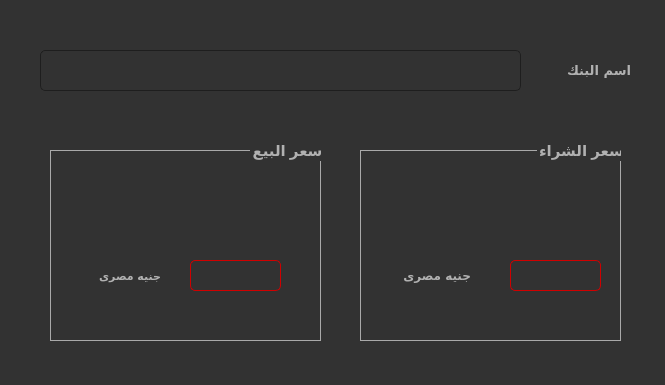
<?xml version="1.0" encoding="UTF-8"?>
<ui version="4.0">
 <class>Form</class>
 <widget class="QWidget" name="Form">
  <property name="enabled">
   <bool>true</bool>
  </property>
  <property name="geometry">
   <rect>
    <x>0</x>
    <y>0</y>
    <width>665</width>
    <height>385</height>
   </rect>
  </property>
  <property name="windowTitle">
   <string>Form</string>
  </property>
  <property name="styleSheet">
   <string notr="true">
QComboBox {
    selection-background-color: #48433a;
    background-color:#48433a;
    border-style: solid;
    border: 1px solid #1e1e1e;
    border-radius: 5;
}

QComboBox:hover,
QPushButton:hover {
    border: 2px solid QLinearGradient( x1: 0, y1: 0, x2: 0, y2: 1, stop: 0 #ffa02f, stop: 1 #d7801a);
}

QComboBox:on {
    padding-top: 3px;
    padding-left: 4px;
    background-color: #48433a;
    selection-background-color: #48433a;
}

QComboBox QAbstractItemView {
    border: 2px solid darkgray;
    selection-background-color: #605271;
}

QComboBox::drop-down {
    subcontrol-origin: padding;
    subcontrol-position: top right;
    width: 15px;
    border-left-width: 0px;
    border-left-color: #48433a;
    border-left-style: solid;
    /* just a single line */
    border-top-right-radius: 3px;
    /* same radius as the QComboBox */
    border-bottom-right-radius: 3px;
}

QComboBox::down-arrow {
    image: url(:/dark_orange/img/down_arrow.png);
}
QWidget {
    color: #b1b1b1;
    background-color: #323232;
}

QWidget:item:hover {
    background-color: QLinearGradient( x1: 0, y1: 0, x2: 0, y2: 1, stop: 0 #ffa02f, stop: 1 #ca0619);
    color: #000000;
}

QWidget:item:selected {
    background-color: QLinearGradient( x1: 0, y1: 0, x2: 0, y2: 1, stop: 0 #ffa02f, stop: 1 #d7801a);
}

QGroupBox {
    border: 1px solid darkgray;
    margin-top: 10px;
}

QGroupBox:focus {
    border: 1px solid darkgray;
}</string>
  </property>
  <widget class="QComboBox" name="comboBox">
   <property name="geometry">
    <rect>
     <x>40</x>
     <y>50</y>
     <width>481</width>
     <height>41</height>
    </rect>
   </property>
  </widget>
  <widget class="QGroupBox" name="groupBox">
   <property name="geometry">
    <rect>
     <x>50</x>
     <y>140</y>
     <width>271</width>
     <height>201</height>
    </rect>
   </property>
   <property name="font">
    <font>
     <pointsize>11</pointsize>
     <weight>75</weight>
     <bold>true</bold>
    </font>
   </property>
   <property name="layoutDirection">
    <enum>Qt::RightToLeft</enum>
   </property>
   <property name="title">
    <string>سعر البيع</string>
   </property>
   <widget class="QLabel" name="label_3">
    <property name="geometry">
     <rect>
      <x>140</x>
      <y>120</y>
      <width>91</width>
      <height>31</height>
     </rect>
    </property>
    <property name="font">
     <font>
      <family>Arial Black</family>
      <pointsize>9</pointsize>
      <weight>75</weight>
      <bold>true</bold>
     </font>
    </property>
    <property name="styleSheet">
     <string notr="true">border-style: solid;
    border: 1px solid #d10000;
    border-radius: 5;</string>
    </property>
    <property name="text">
     <string/>
    </property>
   </widget>
   <widget class="QLabel" name="label_5">
    <property name="geometry">
     <rect>
      <x>10</x>
      <y>120</y>
      <width>101</width>
      <height>31</height>
     </rect>
    </property>
    <property name="font">
     <font>
      <family>MS Gothic</family>
      <pointsize>8</pointsize>
      <weight>75</weight>
      <bold>true</bold>
     </font>
    </property>
    <property name="text">
     <string>جنيه مصرى</string>
    </property>
   </widget>
  </widget>
  <widget class="QGroupBox" name="groupBox_2">
   <property name="geometry">
    <rect>
     <x>360</x>
     <y>140</y>
     <width>261</width>
     <height>201</height>
    </rect>
   </property>
   <property name="font">
    <font>
     <pointsize>11</pointsize>
     <weight>75</weight>
     <bold>true</bold>
    </font>
   </property>
   <property name="layoutDirection">
    <enum>Qt::RightToLeft</enum>
   </property>
   <property name="title">
    <string>سعر الشراء</string>
   </property>
   <widget class="QLabel" name="label_2">
    <property name="geometry">
     <rect>
      <x>150</x>
      <y>120</y>
      <width>91</width>
      <height>31</height>
     </rect>
    </property>
    <property name="font">
     <font>
      <family>Arial Black</family>
      <pointsize>9</pointsize>
      <weight>75</weight>
      <bold>true</bold>
     </font>
    </property>
    <property name="styleSheet">
     <string notr="true">border-style: solid;
    border: 1px solid #d10000;
    border-radius: 5;</string>
    </property>
    <property name="text">
     <string/>
    </property>
   </widget>
   <widget class="QLabel" name="label_4">
    <property name="geometry">
     <rect>
      <x>10</x>
      <y>120</y>
      <width>101</width>
      <height>31</height>
     </rect>
    </property>
    <property name="font">
     <font>
      <family>MS Gothic</family>
      <weight>75</weight>
      <bold>true</bold>
     </font>
    </property>
    <property name="text">
     <string>جنيه مصرى</string>
    </property>
   </widget>
  </widget>
  <widget class="QLabel" name="label">
   <property name="geometry">
    <rect>
     <x>540</x>
     <y>50</y>
     <width>91</width>
     <height>41</height>
    </rect>
   </property>
   <property name="font">
    <font>
     <family>Baskerville Old Face</family>
     <pointsize>10</pointsize>
     <weight>75</weight>
     <bold>true</bold>
    </font>
   </property>
   <property name="text">
    <string>اسم البنك</string>
   </property>
  </widget>
 </widget>
 <resources/>
 <connections/>
</ui>
